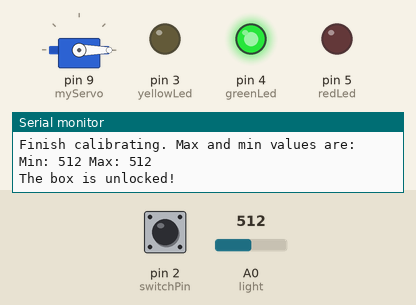
The sketch below on a simulated Arduino Uno, built with avr-gcc and run on an emulated ATmega328P. Parts: servo, output pins drawn as LEDs (lit = HIGH), the last lines printed to the serial monitor. Dashed ring = blinking. Inputs (shaded band) come from the test bench; at power-on: pin 2 (switchPin) LOW, A0 (light) = 512.

Above: at 6.2 s.
6.3 s: pin 2 (switchPin) pulled HIGH for 0.15 s
At 7.4 s:
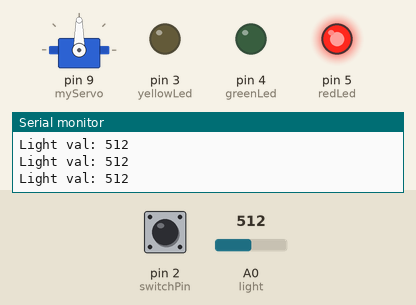
7.9 s: A0 (light) set to 473
9.5 s: A0 (light) set to 449
At 9.61 s:
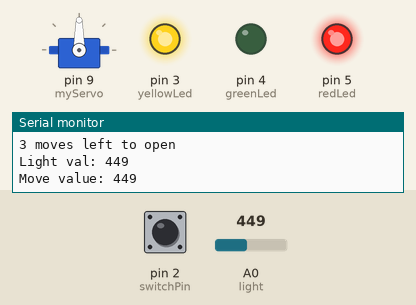
11.2 s: pin 2 (switchPin) pulled HIGH for 3.2 s
At 15.1 s:
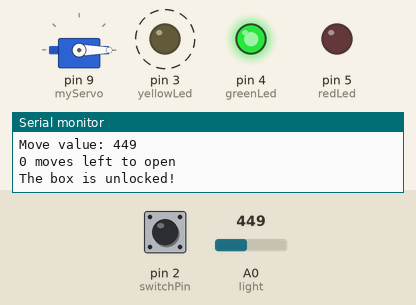
Timing chart, 0 to 16.6 s (numbered marks = the images above; inputs shaded):
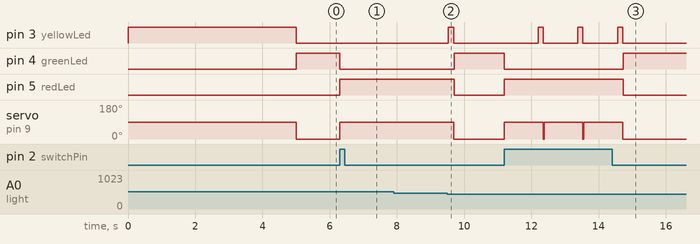

Measured:
- the behaviour switches between 462 and 461 on A0 (light) (found by bisection; images 1 and 2)
- after the input at 6.3 s, pin 4 (greenLed): HIGH → LOW at once; pin 5 (redLed): LOW → HIGH at once; servo on pin 9 (myServo): 0° → 90° at once
- after the input at 9.5 s, pin 3 (yellowLed): LOW → HIGH at once, → LOW 0.16 s later; pin 4 (greenLed): LOW → HIGH after 0.21 s; pin 5 (redLed): HIGH → LOW after 0.21 s; servo on pin 9 (myServo): 90° → 0° after 0.19 s
- after the input at 11.2 s, pin 3 (yellowLed): alternates HIGH for 0.15 s and LOW for 1.0 s, 6 changes in all, then stays LOW, starting after 1.0 s; pin 4 (greenLed): HIGH → LOW at once, → HIGH 3.5 s later; pin 5 (redLed): LOW → HIGH at once, → LOW 3.5 s later; servo on pin 9 (myServo): 0° → 90° at once, → 0° 3.5 s later

The sketch:

knock_lock.ino
```cpp
#include <Servo.h>

Servo myServo;

const int light = A0;
const int switchPin = 2;
const int yellowLed = 3;
const int greenLed = 4;
const int redLed = 5;

int lightMax = 0;
int lightMin = 1023;

int lightVal;
int switchVal;

boolean locked = false;
int numberOfMoves = 0;

void setup() {
  myServo.attach(9);
  pinMode(yellowLed,  OUTPUT);
  pinMode(greenLed,  OUTPUT);
  pinMode(redLed,  OUTPUT);
  pinMode(switchPin, INPUT);
  Serial.begin(9600);

  digitalWrite(yellowLed, HIGH);
  Serial.println("Start calibrating...");
  while (millis() < 5000) {
    lightVal = analogRead(light);
    if (lightMax < lightVal) {
      lightMax = lightVal;
    }

    if (lightMin > lightVal) {
      lightMin = lightVal;
    }
  }
  Serial.println("Finish calibrating. Max and min values are:");
  Serial.print("Min: ");
  Serial.print(lightMin);
  Serial.print(" Max: ");
  Serial.println(lightMax);
  digitalWrite(yellowLed, LOW);

  digitalWrite(greenLed, HIGH);
  myServo.write(0);
  Serial.println("The box is unlocked!");
}

void loop() {
  if (!locked) {
    switchVal = digitalRead(switchPin);
    if (switchVal == HIGH) {
      locked = true;
      digitalWrite(greenLed, LOW);
      digitalWrite(redLed, HIGH);
      myServo.write(90);
      Serial.println("The box is locked!");
      delay(1000);
    }
  }


  if (locked) {
    lightVal = analogRead(light);
    Serial.print("Light val: ");
    Serial.println(lightVal);
    if (numberOfMoves < 3 && lightVal < lightMax - 10) {
      if (checkForMove(lightVal) == true) {
        numberOfMoves++;
      }
      Serial.print(3 - numberOfMoves);
      Serial.println(" moves left to open");
    }

    if (numberOfMoves >= 3) {
      locked = false;

      myServo.write(0);
      delay(20);
      digitalWrite(redLed, LOW);
      digitalWrite(greenLed, HIGH);
      Serial.println("The box is unlocked!");
      numberOfMoves = 0;
    }
  }
}

boolean checkForMove(int val) {
  if (val < lightMax - 50) {
    digitalWrite(yellowLed, HIGH);
    delay(50);
    digitalWrite(yellowLed, LOW);
    Serial.print("Move value: ");
    Serial.println(val);
    return true;
  } else {
    Serial.print("Bad move value: ");
    Serial.println(val);
    return false;
  }
}
```
